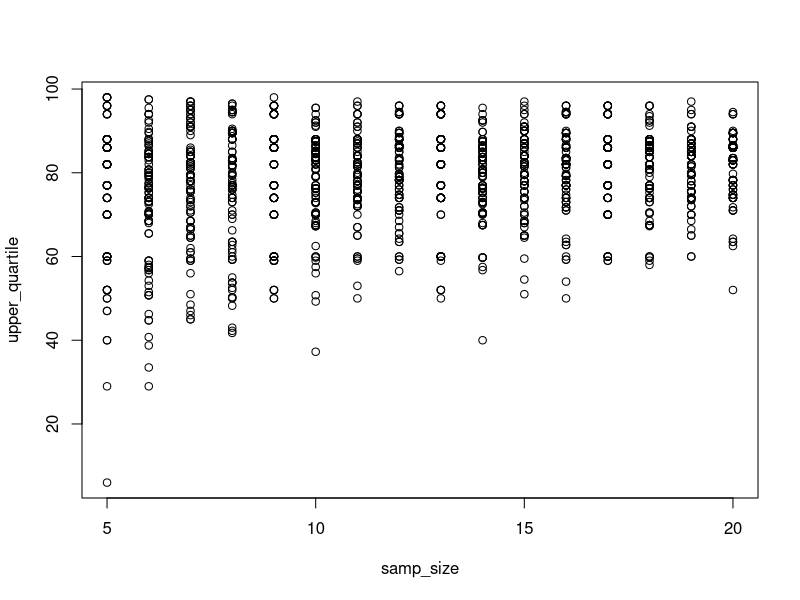

Source code (R):
## ---- chunk 1
library(dplyr) #load dplyr 
## ---- chunk 2
vole_vaso <- c(98,96,94,88,86,82,77,74,70,60,
           59,52,50,47,40,35,29,13,6,5)
## ---- chunk 3

mean(vole_vaso) #find the mean of vole_vaso 
median(vole_vaso) #find the median of vole_vaso
sd(vole_vaso) #find the standard deviation of vole_vaso
IQR(vole_vaso) #find the inter-quartile range of vole_vaso
## ---- chunk 4
sd(vole_vaso)/(sqrt(length(vole_vaso))) #divides the standard devation of vol_vaso by the square root of the number of samples, which can be found by taking the length of vole_vaso

## ---- chunk 5
vole_vaso %>% #take the vole_vaso data
  sample(size = 10) %>% #take a sample of 10 points from it
  quantile(probs = 0.75) #and find its upper quartile
## ---- chunk 6
vole_samp <- data.frame( #create the data frame
  samp_size = rep(5:20, times = 100) #the sample sizes range from 5 to 20, with 100 simulations of each size
)
vole_samp$sim_number = 1:nrow(vole_samp) #make a column to label each simulation with a unique ID

head(vole_samp) #this thing is yuge, we don't want to see it all!
## ---- chunk 7
#using the dataframe created above
vole_samp <- vole_samp %>%
# For each  sim
  group_by(sim_number) %>%
# get the upper quartile for each sim, based on samp_size
  mutate(upper_quartile = quantile(sample(vole_vaso, size = samp_size, replace = TRUE), probs = 0.75))
head(vole_samp) #this thing is enormous
## ---- chunk 8
plot(upper_quartile ~ samp_size, data = vole_samp) #plot the upper quartile by the samp size

## ---- chunk 9
vole_samp_sd  <- vole_samp %>%  #our summary table will be called vole_samp_sd
  group_by(samp_size) %>%  # Group it by sample size
  summarize(upper_quartile_sd = sd(upper_quartile))   # Take the SD of the sample size and present it in a summary table
vole_samp_sd
## ---- chunk 10
standard_error_voles <- data.frame(vole_samp_sd[6,2]/(sqrt(vole_samp_sd[6,1]))) #this grabs the value in row 6 col 2, corresponding to the SD for sample size of 10
rename(standard_error_voles, SE = upper_quartile_sd) #this is clunky but I could not get it to work any other way and wanted to to maintain a pipeline.
## ---- chunk 11
CI <- standard_error_voles * 1.96
rename(CI, CI = upper_quartile_sd) #still clunky.

